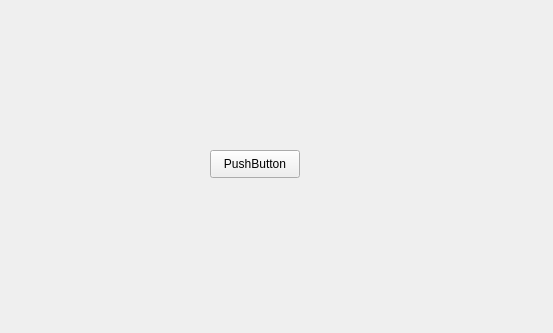
<?xml version="1.0" encoding="UTF-8"?>
<ui version="4.0">
 <class>MainWindow</class>
 <widget class="QMainWindow" name="MainWindow">
  <property name="geometry">
   <rect>
    <x>0</x>
    <y>0</y>
    <width>553</width>
    <height>333</height>
   </rect>
  </property>
  <property name="windowTitle">
   <string>MainWindow</string>
  </property>
  <widget class="QWidget" name="centralwidget">
   <widget class="QPushButton" name="pushButton">
    <property name="geometry">
     <rect>
      <x>210</x>
      <y>150</y>
      <width>90</width>
      <height>28</height>
     </rect>
    </property>
    <property name="text">
     <string>PushButton</string>
    </property>
   </widget>
  </widget>
 </widget>
 <resources/>
 <connections/>
</ui>
